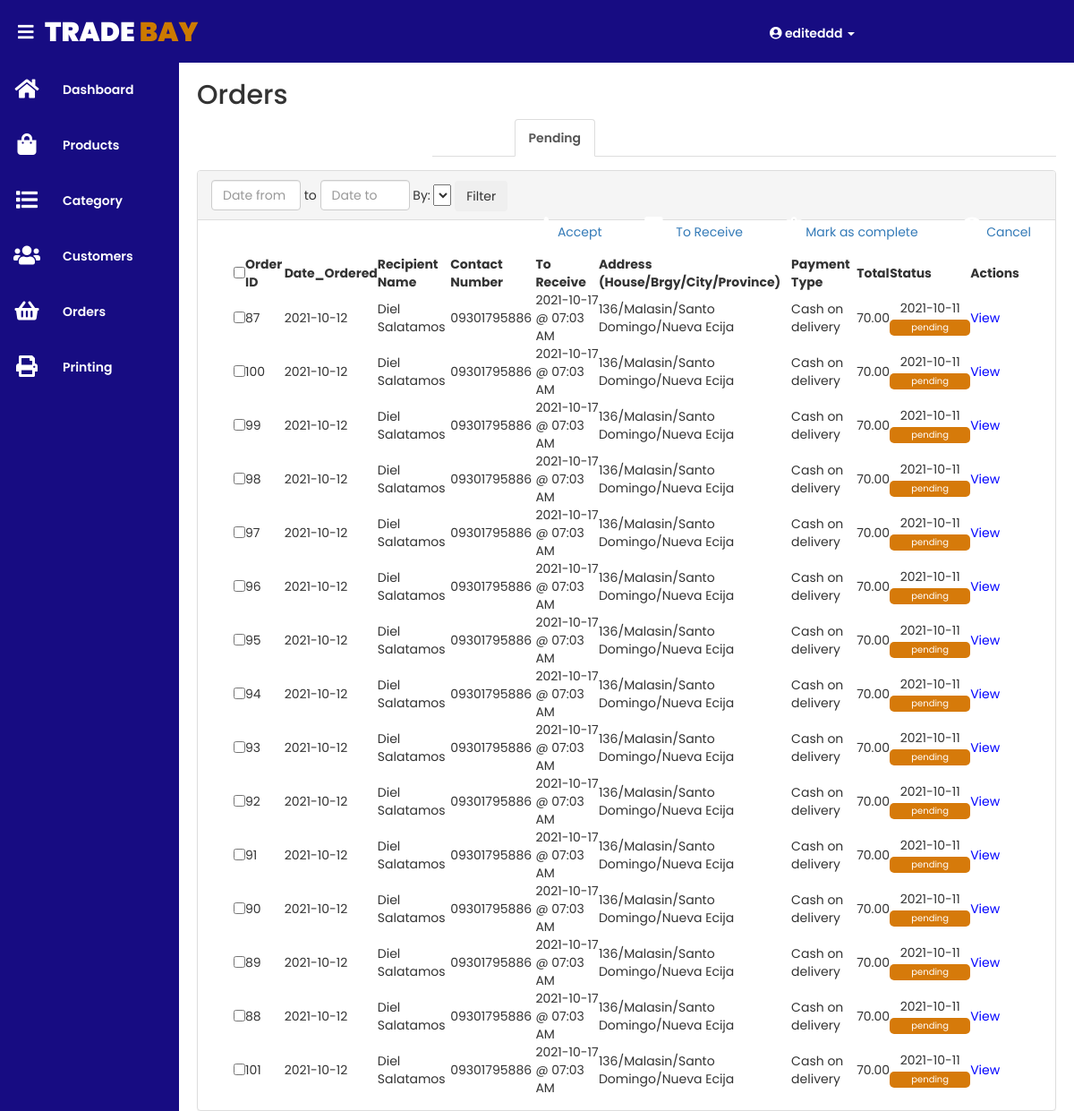
/admin/orders.php?show=1 (signed in), run on the app's committed database.
### tables this page shows
CREATE TABLE `order_details_tbl` (
  `order_details_id` int(10) NOT NULL,
  `date_ordered` date NOT NULL DEFAULT current_timestamp(),
  `status_date` timestamp NOT NULL DEFAULT current_timestamp() ON UPDATE current_timestamp(),
  `total` float NOT NULL,
  `status_id` int(10) NOT NULL,
  `customer_id` int(10) NOT NULL,
  `payment_type_id` int(10) NOT NULL,
  `shipping_details_id` int(10) NOT NULL
);

CREATE TABLE `shipping_details_tbl` (
  `shipping_details_id` int(10) NOT NULL,
  `recipient_name` varchar(50) NOT NULL,
  `recipient_number` varchar(15) NOT NULL,
  `ship_or_pickup_address` varchar(100) NOT NULL,
  `date_to_receive` datetime NOT NULL
);

CREATE TABLE `payment_type_tbl` (
  `payment_type_id` int(10) NOT NULL,
  `payment_description` varchar(30) NOT NULL
);

CREATE TABLE `status_tbl` (
  `status_id` int(10) NOT NULL,
  `status_description` varchar(25) NOT NULL
);

### admin/orders.php (the view, shortened to what this page needs)
<?php
	include('../include/dbconnection.php');
	include('../include/header.php');
	include('../include/navbar.php');
	if(isset($_GET['show'])){
		$check = $_GET['show'];
		$show_orders_query = "SELECT od.order_details_id, od.date_ordered, od.total, od.status_id, od.status_date, st.status_description, pt.payment_description, sd.recipient_name, sd.recipient_number, sd.ship_or_pickup_address, sd.date_to_receive FROM order_details_tbl od INNER JOIN status_tbl st ON od.status_id = st.status_id INNER JOIN shipping_details_tbl sd ON od.shipping_details_id = sd.shipping_details_id INNER JOIN payment_type_tbl pt WHERE od.payment_type_id = pt.payment_type_id AND od.status_id = '$check' ORDER BY od.date_ordered ASC";
		$execute_orders = mysqli_query($db,$show_orders_query);
		$show_orders = mysqli_fetch_assoc($execute_orders);
	}
?>
<div class="content">
		<div class="for_title">
			<h2>Orders</h2>
		</div>
<nav class="tabs">
  <ul class="nav nav-tabs">
    <li><a href="orders.php?all">All</a></li>
    <li><a href="orders.php?show=1">Pending</a></li>
    <li><a href="orders.php?show=2">Accepted</a></li>
    <li><a href="orders.php?show=5">To Receive</a></li>
    <li><a href="orders.php?show=4">Completed</a></li>
    <li><a href="orders.php?show=3">Cancelled</a></li>
  </ul>
</nav>
		<div class="my_content">
			<div class="panel panel-default" style="width: 100%; min-width: 350px">
			  	<div class="panel-heading" style="height: 55px">
						<div style="float: left;" class="filter">
						<form method="POST">
							<input class="form-control" type="text" id="datepicker1" name="datefrom" value="<?php echo (isset($_POST['datefrom']))?$_POST['datefrom']:'';?>" placeholder="Date from" style="width: 100px; display: inline-block;" required>
							 to <input class="form-control" type="text" id="datepicker2" name="dateto" value="<?php echo (isset($_POST['dateto']))?$_POST['dateto']:'';?>" placeholder="Date to" style="width: 100px; display: inline-block;" required>
							By: <select name="search_by" style="width: 20px; display: inline-block;">
								<option value="2" <?php echo (isset($search_by)&&($search_by==2)?"selected":"")?> >Date ordered</option>
							</select>
							<input type="submit" class="btn" name="searchdate" value="Filter">
						</form>
						</div>
						<div class="buttons" style="float: right">
							<form method="POST">
								<nav class="menu">
								  <ul>
								    <button type="submit" name="accept" class="btn btn-link" onclick="return confirm('Are you sure you want to accept all selected items')"><i class="fas fa-thumbs-up"></i> <span class="text">Accept</span></button>
								    <button type="submit" name="deliver" class="btn btn-link" onclick="return confirm('Are you sure you want to deliver all selected items')"><i class="fas fa-truck"></i> <span class="text">To Receive</span></button>
								    <button type="submit" name="complete" class="btn btn-link" onclick="return confirm('Are you sure you want to mark as complete all selected items')"><i class="fas fa-clipboard-check"></i> <span class="text">Mark as complete</span></button>
								   	<button type="submit" name="cancel" class="btn btn-link" onclick="return confirm('Are you sure you want to cancel all selected items')"><i class="fas fa-ban"></i> <span class="text">Cancel</span></button>
								  </ul>
								</nav>
							</form>
						</div>
			  	</div>
			<div class="panel-body">
			<div class="container" style="width: 100%; height: 100%;">
				<table id="example" class="display nowrap" style="min-width: 100%">
				    <thead>
				      <tr>
				      	<td><input type="checkbox" name="all_che" class="select_all" onClick="toggle(this); myFunc()"></td>
				      	<th>Order ID</th>
				      	<th>Date_Ordered</th>
				      	<th>Recipient Name</th>
				      	<th>Contact Number</th>
				      	<th>To Receive</th>
				      	<th>Address (House/Brgy/City/Province)</th>
				      	<th>Payment Type</th>
				        <th>Total</th>
				        <th>Status</th>
				       	<th>Actions</th>
				      </tr>
				    </thead>
				    <tbody>
				      	<?php
				      		if (mysqli_num_rows($execute_orders) == 0) {
			  			?>
			  					<tr>
			  						<td colspan="10" class="text-center">Empty<td>
			  					</tr>
			  			<?php
			  				}
			  				else{
				      			do{
				      	?>
						  	<tr>
						  		<td class="text-center"><input type="checkbox" onclick="myFunc()" name="ids" value="<?php echo $show_orders['order_details_id']; ?>"></td>
						  		<td class="my_id"><?php echo $show_orders['order_details_id']; ?></td>
						  		<td><?php echo date("Y-m-d", strtotime($show_orders['date_ordered'])); ?></td>
						  		<td><?php echo $show_orders['recipient_name']; ?></td>
						  		<td><?php echo $show_orders['recipient_number']; ?></td>
						  		<td><?php echo date("Y-m-d @ H:i A", strtotime($show_orders['date_to_receive'])); ?></td>
						  		<td><?php echo $show_orders['ship_or_pickup_address']; ?></td>
						  		<td><?php echo $show_orders['payment_description']; ?></td>
							  	<td><?php echo number_format($show_orders['total'],2,".",","); ?></td>
							  	<td class="text-center">
							  		<?php
							  					if($show_orders['status_description'] == "pending"){
														?>
															<?php echo date("Y-m-d", strtotime($show_orders['status_date'])); ?><br>
															<button class="stat_but" type="button" style="background-color: #D67A0A;" disabled><?php echo $show_orders['status_description']; ?></button>
														<?php
													}else if($show_orders['status_description'] == "accepted"){
														?>
															<?php echo date("Y-m-d", strtotime($show_orders['status_date'])); ?><br>
															<button class="stat_but" type="button" style="background-color: #099707;" disabled><?php echo $show_orders['status_description']; ?></button>
														<?php
													}else if($show_orders['status_description'] == "to receive"){
														?>
															<?php echo date("Y-m-d", strtotime($show_orders['status_date'])); ?><br>
															<button class="stat_but" type="button" style="background-color: #2063E9;" disabled><?php echo $show_orders['status_description']; ?></button>
														<?php
													}else if($show_orders['status_description'] == "cancelled"){
														?>
															<?php echo date("Y-m-d", strtotime($show_orders['status_date'])); ?><br>
															<button class="stat_but" type="button" style="background-color: #B62517;" disabled><?php echo $show_orders['status_description']; ?></button>
														<?php
													}else if($show_orders['status_description'] == "completed"){
														?>
															<?php echo date("Y-m-d", strtotime($show_orders['status_date'])); ?><br>
															<button class="stat_but" type="button" style="background-color: #979897;" disabled><?php echo $show_orders['status_description']; ?></button>
														<?php
													}
										?>
							  	</td>
							  	<td>
				  						<button class="view" type="button" name="view_items" id="view_items" style="border: none; background: none; outline: none; color: blue">View</button>
							  	</td>
				  		   	</tr>
						<?php
								}while($show_orders = mysqli_fetch_assoc($execute_orders));
							}
						?>
				    </tbody>
				  	</table>
			</div>
		</div>
	</div>
</div>
</div>
<link rel="stylesheet" href="//code.jquery.com/ui/1.12.1/themes/base/jquery-ui.css">
<link rel="stylesheet" href="/resources/demos/style.css">

### style/style.css (style rules this page uses)
* { margin: 0; padding: 0; box-sizing: border-box; font-family: 'Poppins', sans-serif; font-size: 14px; }
body { min-height: 100vh; }
.content { padding: 20px; margin-top: 50px; margin-left: 200px; background-position: center; background-size: cover; height: 100vh; transition: 0.5s; }
.for_title, .my_content { left: 0; margin-top: 10px; width: 100%; }

### style.css (style rules this page uses)
* { margin: 0; padding: 0; box-sizing: border-box; }
body { font-family: 'Poppins', sans-serif; }
nav { flex: 1; text-align: right; }
nav ul { display: inline-block; list-style-type:none; }
nav ul li { display: inline-block; margin-left: 20px; }
a { text-decoration: none; color: #fff; font-weight: 600; }
.container { max-width: 1300px; margin: auto; padding-left: 25px; padding-right: 25px; }
.fas { color: #fff; margin-left: 20px; font-size: 25px; }

### admin/orders.php (style rules this page uses)
.stat_but { border:none; border-radius: 5px; width: 90px; height: 18px; color: white; font-size: 10px; }
.buttons .btn-link { border: none; outline: none; }

### data on the page
order_details_tbl: order_details_id "87", date_ordered "2021-10-12", shipping_details.recipient_name "Diel Salatamos", shipping_details.recipient_number "09301795886", shipping_details.date_to_receive "2021-10-17 @ 07:03 AM", shipping_details.ship_or_pickup_address "136/Malasin/Santo Domingo/Nueva Ecija", payment_type.payment_description "Cash on delivery", total "70.00", status_date "2021-10-11", status.status_description "pending"
order_details_tbl: order_details_id "100", date_ordered "2021-10-12", shipping_details.recipient_name "Diel Salatamos", shipping_details.recipient_number "09301795886", shipping_details.date_to_receive "2021-10-17 @ 07:03 AM", shipping_details.ship_or_pickup_address "136/Malasin/Santo Domingo/Nueva Ecija", payment_type.payment_description "Cash on delivery", total "70.00", status_date "2021-10-11", status.status_description "pending"
order_details_tbl: order_details_id "99", date_ordered "2021-10-12", shipping_details.recipient_name "Diel Salatamos", shipping_details.recipient_number "09301795886", shipping_details.date_to_receive "2021-10-17 @ 07:03 AM", shipping_details.ship_or_pickup_address "136/Malasin/Santo Domingo/Nueva Ecija", payment_type.payment_description "Cash on delivery", total "70.00", status_date "2021-10-11", status.status_description "pending"
order_details_tbl: order_details_id "98", date_ordered "2021-10-12", shipping_details.recipient_name "Diel Salatamos", shipping_details.recipient_number "09301795886", shipping_details.date_to_receive "2021-10-17 @ 07:03 AM", shipping_details.ship_or_pickup_address "136/Malasin/Santo Domingo/Nueva Ecija", payment_type.payment_description "Cash on delivery", total "70.00", status_date "2021-10-11", status.status_description "pending"
order_details_tbl: order_details_id "97", date_ordered "2021-10-12", shipping_details.recipient_name "Diel Salatamos", shipping_details.recipient_number "09301795886", shipping_details.date_to_receive "2021-10-17 @ 07:03 AM", shipping_details.ship_or_pickup_address "136/Malasin/Santo Domingo/Nueva Ecija", payment_type.payment_description "Cash on delivery", total "70.00", status_date "2021-10-11", status.status_description "pending"
order_details_tbl: order_details_id "96", date_ordered "2021-10-12", shipping_details.recipient_name "Diel Salatamos", shipping_details.recipient_number "09301795886", shipping_details.date_to_receive "2021-10-17 @ 07:03 AM", shipping_details.ship_or_pickup_address "136/Malasin/Santo Domingo/Nueva Ecija", payment_type.payment_description "Cash on delivery", total "70.00", status_date "2021-10-11", status.status_description "pending"
order_details_tbl: order_details_id "95", date_ordered "2021-10-12", shipping_details.recipient_name "Diel Salatamos", shipping_details.recipient_number "09301795886", shipping_details.date_to_receive "2021-10-17 @ 07:03 AM", shipping_details.ship_or_pickup_address "136/Malasin/Santo Domingo/Nueva Ecija", payment_type.payment_description "Cash on delivery", total "70.00", status_date "2021-10-11", status.status_description "pending"
order_details_tbl: order_details_id "94", date_ordered "2021-10-12", shipping_details.recipient_name "Diel Salatamos", shipping_details.recipient_number "09301795886", shipping_details.date_to_receive "2021-10-17 @ 07:03 AM", shipping_details.ship_or_pickup_address "136/Malasin/Santo Domingo/Nueva Ecija", payment_type.payment_description "Cash on delivery", total "70.00", status_date "2021-10-11", status.status_description "pending"
order_details_tbl: order_details_id "93", date_ordered "2021-10-12", shipping_details.recipient_name "Diel Salatamos", shipping_details.recipient_number "09301795886", shipping_details.date_to_receive "2021-10-17 @ 07:03 AM", shipping_details.ship_or_pickup_address "136/Malasin/Santo Domingo/Nueva Ecija", payment_type.payment_description "Cash on delivery", total "70.00", status_date "2021-10-11", status.status_description "pending"
order_details_tbl: order_details_id "92", date_ordered "2021-10-12", shipping_details.recipient_name "Diel Salatamos", shipping_details.recipient_number "09301795886", shipping_details.date_to_receive "2021-10-17 @ 07:03 AM", shipping_details.ship_or_pickup_address "136/Malasin/Santo Domingo/Nueva Ecija", payment_type.payment_description "Cash on delivery", total "70.00", status_date "2021-10-11", status.status_description "pending"
order_details_tbl: order_details_id "91", date_ordered "2021-10-12", shipping_details.recipient_name "Diel Salatamos", shipping_details.recipient_number "09301795886", shipping_details.date_to_receive "2021-10-17 @ 07:03 AM", shipping_details.ship_or_pickup_address "136/Malasin/Santo Domingo/Nueva Ecija", payment_type.payment_description "Cash on delivery", total "70.00", status_date "2021-10-11", status.status_description "pending"
order_details_tbl: order_details_id "90", date_ordered "2021-10-12", shipping_details.recipient_name "Diel Salatamos", shipping_details.recipient_number "09301795886", shipping_details.date_to_receive "2021-10-17 @ 07:03 AM", shipping_details.ship_or_pickup_address "136/Malasin/Santo Domingo/Nueva Ecija", payment_type.payment_description "Cash on delivery", total "70.00", status_date "2021-10-11", status.status_description "pending"
order_details_tbl: order_details_id "89", date_ordered "2021-10-12", shipping_details.recipient_name "Diel Salatamos", shipping_details.recipient_number "09301795886", shipping_details.date_to_receive "2021-10-17 @ 07:03 AM", shipping_details.ship_or_pickup_address "136/Malasin/Santo Domingo/Nueva Ecija", payment_type.payment_description "Cash on delivery", total "70.00", status_date "2021-10-11", status.status_description "pending"
order_details_tbl: order_details_id "88", date_ordered "2021-10-12", shipping_details.recipient_name "Diel Salatamos", shipping_details.recipient_number "09301795886", shipping_details.date_to_receive "2021-10-17 @ 07:03 AM", shipping_details.ship_or_pickup_address "136/Malasin/Santo Domingo/Nueva Ecija", payment_type.payment_description "Cash on delivery", total "70.00", status_date "2021-10-11", status.status_description "pending"
order_details_tbl: order_details_id "101", date_ordered "2021-10-12", shipping_details.recipient_name "Diel Salatamos", shipping_details.recipient_number "09301795886", shipping_details.date_to_receive "2021-10-17 @ 07:03 AM", shipping_details.ship_or_pickup_address "136/Malasin/Santo Domingo/Nueva Ecija", payment_type.payment_description "Cash on delivery", total "70.00", status_date "2021-10-11", status.status_description "pending"

### other printed values
$_SESSION['username'] "editeddd"
